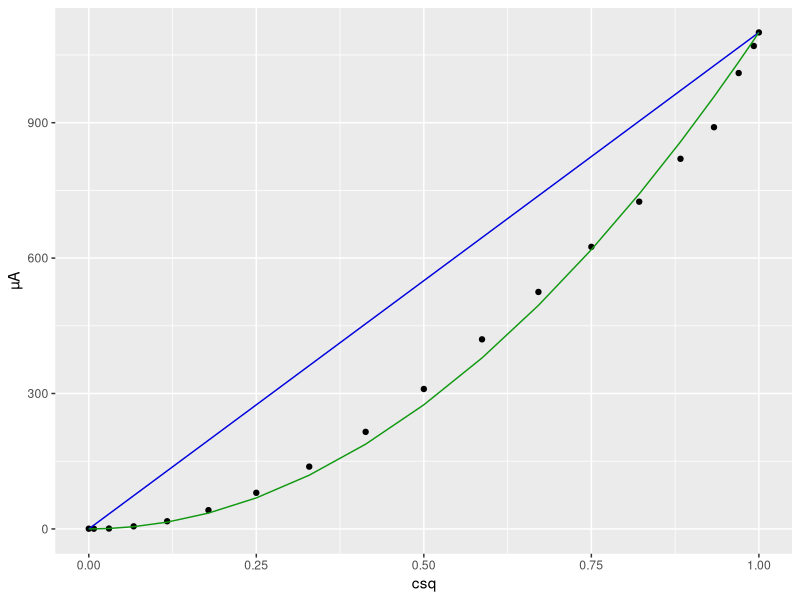

Generate this figure with R: (Note: this script raises an error after producing the figure.)
library(dplyr)
library(ggplot2)

round_uncertainty <- function(val, uncer) {
  round(val, -floor(log10(uncer)) + 1)
}

df_zal <- sin(read.csv2("lab7/zalamanie.csv")*pi/180)

lm(df_zal$alpha ~ df_zal$beta)

df_pol <- read.csv2("lab7/polaryzacja.csv")

df_pol_proc <- df_pol |>
  mutate(
    lp = 1:dim(df_pol)[1],
    theta_rad = theta*pi/180,
    .before = 1,
  ) |>
  mutate(
    cos4 = cos(theta_rad)^4,
    u_cos4 = abs(4 * cos(theta_rad)^3 * sin(theta_rad) * (0.82 * pi /180)),
    u_µA = 0.025 * range
  ) |>
  mutate(
    cos4 = round_uncertainty(cos4, u_cos4),
    u_cos4 = round_uncertainty(u_cos4, u_cos4),
    µA = round_uncertainty(µA, u_µA),
    u_µA = round_uncertainty(u_µA, u_µA)
  )

df_pol_proc |>
  select(lp, theta, cos4, u_cos4, µA, range, u_µA) |>
  write.table(file = "lab7/malus.txt",
              col.names = c("Lp", "theta", "cos4", "u(cos4)", "I", "zakres", "u(I)"),
              quote = FALSE, dec = ",", sep = "\t", row.names = FALSE,
              na = "")

I0 <- df_pol[1,2]

df_pol |>
  mutate(csq = cos(theta*pi/180)^2,
         rest = range%%3,
         w = csq*(1-csq),
         # err = (rest*range/50) + ((1-rest)*range/30)
         err = 1000,
         Ilin = I0 * csq,
         Isq = I0 * csq ^2
  ) |>
  # print()
  ggplot(aes(x = csq, y = µA)) +
  geom_point() +
  # scale_y_sqrt() +
  # geom_errorbar(aes(ymin = µA - err, ymax = µA + err)) +
  # geom_smooth(method = "lm") +
  # geom_abline(intercept = reg$coefficients[1], slope = reg$coefficients[2])
  geom_line(aes(y = Ilin), colour = "#0000DD") +
  geom_line(aes(y = Isq), colour = "#119911")



reg <- lm(df_pol2$µA ~ df_pol2$csq, weights = df_pol2$w^2)

loess(df_pol2$µA ~ df_pol2$csq)
